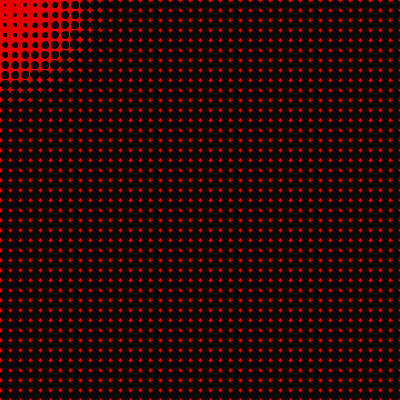
Frame 1 (no input)
Frame 60 (the mouse pressed at the canvas centre just before this capture): identical to frame 1, image omitted
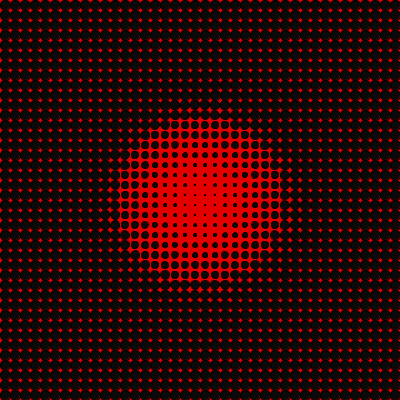
Frame 120 (the mouse held since frame 60 and released just before this capture)

The Processing sketch that drew these frames (run headless with seeded random() and noise(); from frame 60 on, the mouse is pressed at the canvas centre):

// Processing sketch: processing_79858
// ── processing_79858.pde

//please put your mouse on the screen and then move it
void setup(){
size(400,400);
smooth();
 
}
 
void draw(){
  background(#E30000);
  int R=5;
  fill(10);
  ellipseMode(RADIUS);
for (int x=R;x<=width-R;x+=2*R){
  for (int y=R;y<=height-R;y+=2*R){
    float d=dist(x,y,mouseX,mouseY);
    float power=d/20;
    if(power>R){
        ellipse(x,y,R,R);
     }else{
       ellipse(x,y,power,power);
    }
  }
 }
}
